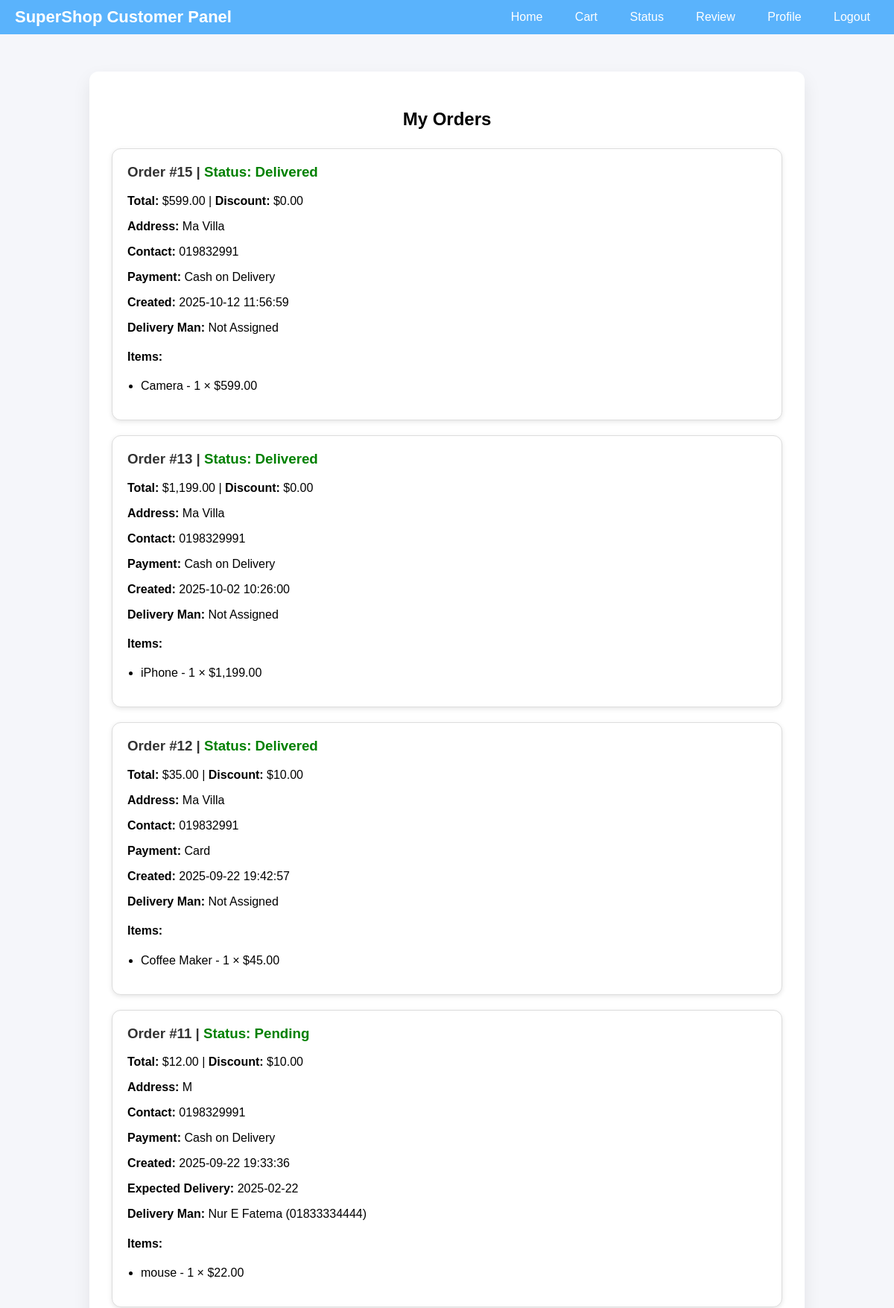
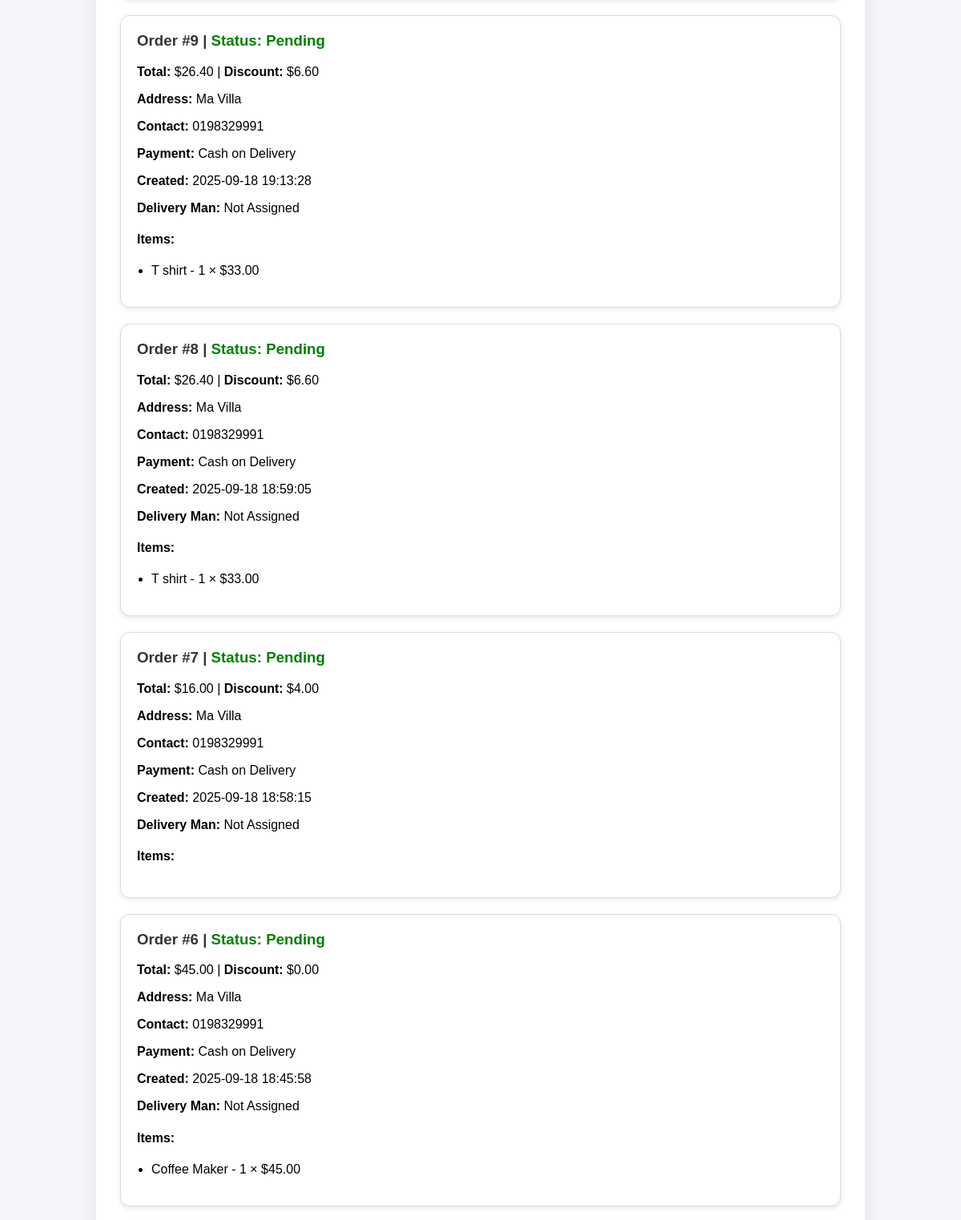
The app's page /Php/DomainCustomer/status.php (signed in, upper part) with its own data (2 pictures, top to bottom).
### tables this page shows
CREATE TABLE `orders` (
  `id` int(11) NOT NULL,
  `customer_id` int(11) NOT NULL,
  `total` decimal(10,2) NOT NULL,
  `discount` decimal(10,2) DEFAULT 0.00,
  `coupon_code` varchar(50) DEFAULT NULL,
  `address` varchar(255) NOT NULL,
  `contact_number` varchar(20) NOT NULL,
  `payment_method` enum('Card','Mobile Wallet','Cash on Delivery') NOT NULL,
  `card_number` varchar(25) DEFAULT NULL,
  `card_expiry` varchar(10) DEFAULT NULL,
  `card_cvv` varchar(5) DEFAULT NULL,
  `wallet_type` enum('Bkash','Rocket','Nagad') DEFAULT NULL,
  `wallet_phone` varchar(20) DEFAULT NULL,
  `status` enum('Pending','Processing','Shipped','Delivered','Cancelled') DEFAULT 'Pending',
  `created_at` datetime DEFAULT current_timestamp(),
  `delivery_man_id` int(11) DEFAULT NULL,
  `expected_delivery` date DEFAULT NULL,
  `delivered_at` datetime DEFAULT NULL
);

CREATE TABLE `order_items` (
  `id` int(11) NOT NULL,
  `order_id` int(11) NOT NULL,
  `product_id` int(11) NOT NULL,
  `quantity` int(11) NOT NULL,
  `price` decimal(10,2) NOT NULL
);

CREATE TABLE `products` (
  `id` int(11) NOT NULL,
  `name` varchar(255) NOT NULL,
  `price` decimal(10,2) NOT NULL,
  `quantity` int(11) NOT NULL DEFAULT 0,
  `img` varchar(255) NOT NULL,
  `vendor_id` int(11) NOT NULL,
  `description` text DEFAULT NULL,
  `status` enum('pending','accepted','rejected') NOT NULL DEFAULT 'pending',
  `review` text DEFAULT NULL,
  `created_at` timestamp NOT NULL DEFAULT current_timestamp()
);

CREATE TABLE `delivery_men` (
  `id` int(11) NOT NULL,
  `name` varchar(100) NOT NULL,
  `phone` varchar(20) NOT NULL,
  `vendor_id` int(11) NOT NULL,
  `created_at` timestamp NOT NULL DEFAULT current_timestamp()
);

### Php/DomainCustomer/status.php (the view, shortened to what this page needs)
<?php
include($_SERVER['DOCUMENT_ROOT']."/SSM/Connection/db.php");
$stmt = $conn->prepare("SELECT id FROM users WHERE id=? OR username=? LIMIT 1");
$checkId = is_numeric($_SESSION['userid']) ? intval($_SESSION['userid']) : 0;
$checkUser = $_SESSION['userid'];
$stmt->bind_param("is", $checkId, $checkUser);
$stmt->execute();
$res = $stmt->get_result();
if ($row = $res->fetch_assoc()) {
    $customer_id = $row['id'];
} else {
    die("Customer not found!");
}
$stmt = $conn->prepare("SELECT * FROM orders WHERE customer_id=? ORDER BY created_at DESC");
$stmt->bind_param("i", $customer_id);
$stmt->execute();
$result = $stmt->get_result();
$orders = $result->fetch_all(MYSQLI_ASSOC);
include("navbar.php");
?>
<link rel="stylesheet" href="/SSM/Asset/Css/Domain/Customer/cartPayment.css">
<link rel="stylesheet" href="/SSM/Asset/Css/Domain/Customer/style.css">
<div class="main-content">
    <h2>My Orders</h2>
    <?php if(empty($orders)): ?>
        <p>You have not purchased anything yet.</p>
    <?php else: ?>
        <?php foreach($orders as $order): ?>
            <div class="order-card">
                <h3>
                    Order #<?= $order['id'] ?> |
                    <span style="color:green;">Status: <?= htmlspecialchars($order['status']) ?></span>
                </h3>
                <p><b>Total:</b> $<?= number_format($order['total'],2) ?> |
                   <b>Discount:</b> $<?= number_format($order['discount'],2) ?></p>
                <p><b>Address:</b> <?= htmlspecialchars($order['address']) ?></p>
                <p><b>Contact:</b> <?= htmlspecialchars($order['contact_number']) ?></p>
                <p><b>Payment:</b> <?= htmlspecialchars($order['payment_method']) ?></p>
                <p><b>Created:</b> <?= $order['created_at'] ?></p>
                <?php if(!empty($order['expected_delivery'])): ?>
                    <p><b>Expected Delivery:</b> <?= $order['expected_delivery'] ?></p>
                <?php endif; ?>
                <?php if(!empty($order['delivery_man_id'])): ?>
                    <?php
                    $stmtDel = $conn->prepare("SELECT name, phone FROM delivery_men WHERE id=? LIMIT 1");
                    $stmtDel->bind_param("i", $order['delivery_man_id']);
                    $stmtDel->execute();
                    $resDel = $stmtDel->get_result();
                    if($del = $resDel->fetch_assoc()):
                    ?>
                        <p><b>Delivery Man:</b> <?= htmlspecialchars($del['name']) ?> (<?= htmlspecialchars($del['phone']) ?>)</p>
                    <?php endif; ?>
                <?php else: ?>
                    <p><b>Delivery Man:</b> Not Assigned</p>
                <?php endif; ?>
                <h4>Items:</h4>
                <ul>
                    <?php
                    $stmtItem = $conn->prepare("
                        SELECT oi.*, p.name
                        FROM order_items oi
                        JOIN products p ON oi.product_id=p.id
                        WHERE order_id=?
                    ");
                    $stmtItem->bind_param("i", $order['id']);
                    $stmtItem->execute();
                    $resItem = $stmtItem->get_result();
                    while($item = $resItem->fetch_assoc()):
                    ?>
                        <li><?= htmlspecialchars($item['name']) ?> - <?= $item['quantity'] ?> × $<?= number_format($item['price'],2) ?></li>
                    <?php endwhile; ?>
                </ul>
            </div>
        <?php endforeach; ?>
    <?php endif; ?>
</div>

### Asset/Css/Domain/Customer/cartPayment.css (style rules this page uses)
.main-content { max-width: 900px; margin: 50px auto; padding: 30px; background: #fff; border-radius: 12px; box-shadow: 0 10px 25px rgba(0,0,0,0.08); }
h2 { text-align:center; margin-bottom:25px; }

### Asset/Css/Domain/Customer/style.css (style rules this page uses)
.order-card { background: #fff; border: 1px solid #ddd; border-radius: 12px; padding: 20px; margin-bottom: 20px; box-shadow: 0 2px 6px rgba(0,0,0,0.1); }
.order-card h3 { margin-top: 0; color: #333; }
.order-card ul { padding-left: 18px; }

### records on screen
orders: id "15", status "Delivered", total "599.00", discount "0.00", address "Ma Villa", contact_number "019832991", payment_method "Cash on Delivery", created_at "2025-10-12 11:56:59", shows "Delivery Man:"
order_items: product.name "Camera", quantity "1", price "599.00"
orders: id "13", status "Delivered", total "1,199.00", discount "0.00", address "Ma Villa", contact_number "0198329991", payment_method "Cash on Delivery", created_at "2025-10-02 10:26:00", shows "Delivery Man:"
order_items: product.name "iPhone", quantity "1", price "1,199.00"
orders: id "12", status "Delivered", total "35.00", discount "10.00", address "Ma Villa", contact_number "019832991", payment_method "Card", created_at "2025-09-22 19:42:57", shows "Delivery Man:"
order_items: product.name "Coffee Maker", quantity "1", price "45.00"
orders: id "11", status "Pending", total "12.00", discount "10.00", address "M", contact_number "0198329991", payment_method "Cash on Delivery", created_at "2025-09-22 19:33:36", expected_delivery "2025-02-22", delivery_men.name "Nur E Fatema", delivery_men.phone "01833334444"
order_items: product.name "mouse", quantity "1", price "22.00"
orders: id "9", status "Pending", total "26.40", discount "6.60", address "Ma Villa", contact_number "0198329991", payment_method "Cash on Delivery", created_at "2025-09-18 19:13:28", shows "Delivery Man:"
order_items: product.name "T shirt", quantity "1", price "33.00"
orders: id "8", status "Pending", total "26.40", discount "6.60", address "Ma Villa", contact_number "0198329991", payment_method "Cash on Delivery", created_at "2025-09-18 18:59:05", shows "Delivery Man:"
order_items: product.name "T shirt", quantity "1", price "33.00"
orders: id "7", status "Pending", total "16.00", discount "4.00", address "Ma Villa", contact_number "0198329991", payment_method "Cash on Delivery", created_at "2025-09-18 18:58:15", shows "Delivery Man:"
orders: id "6", status "Pending", total "45.00", discount "0.00", address "Ma Villa", contact_number "0198329991", payment_method "Cash on Delivery", created_at "2025-09-18 18:45:58", shows "Delivery Man:"
order_items: product.name "Coffee Maker", quantity "1", price "45.00"
